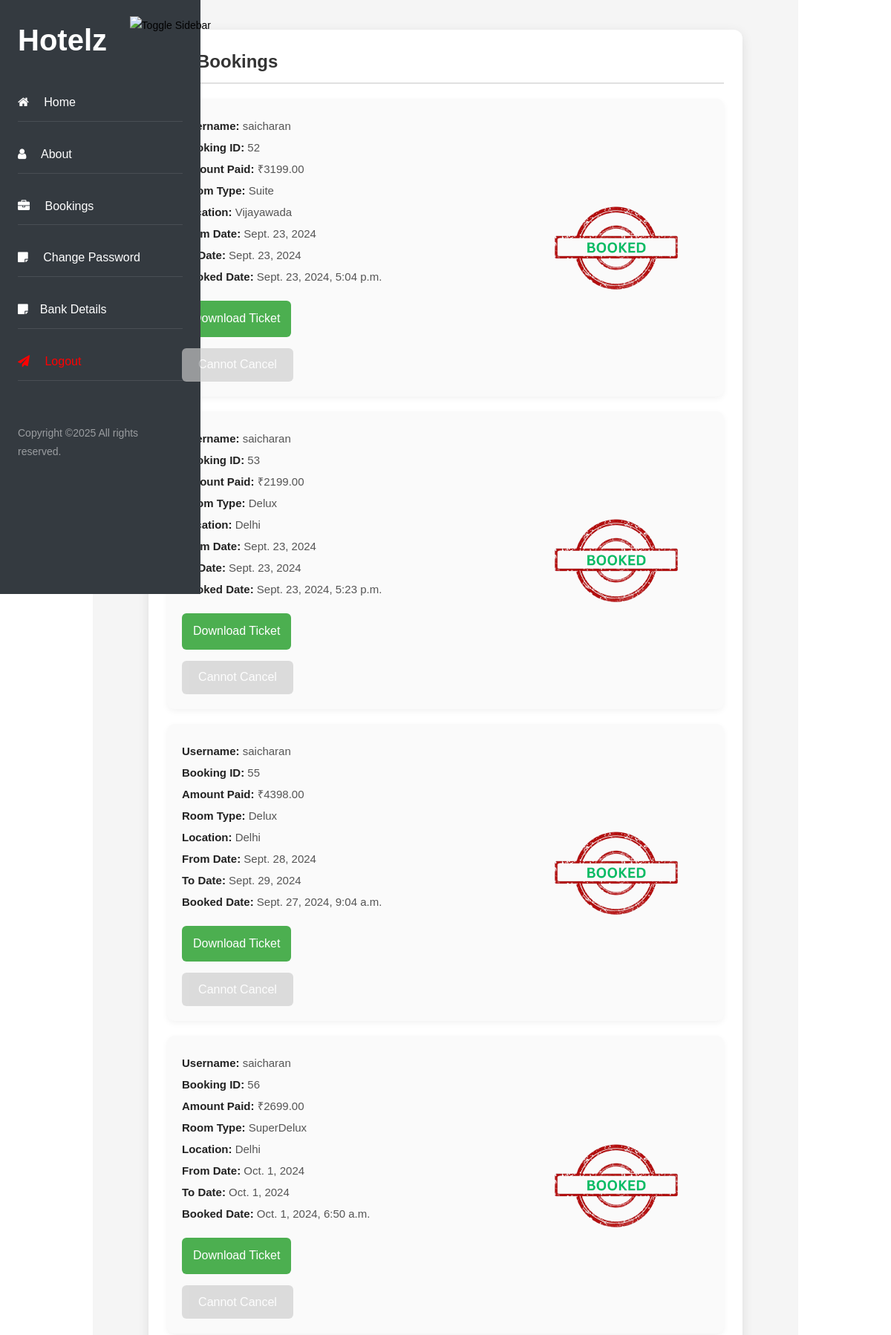
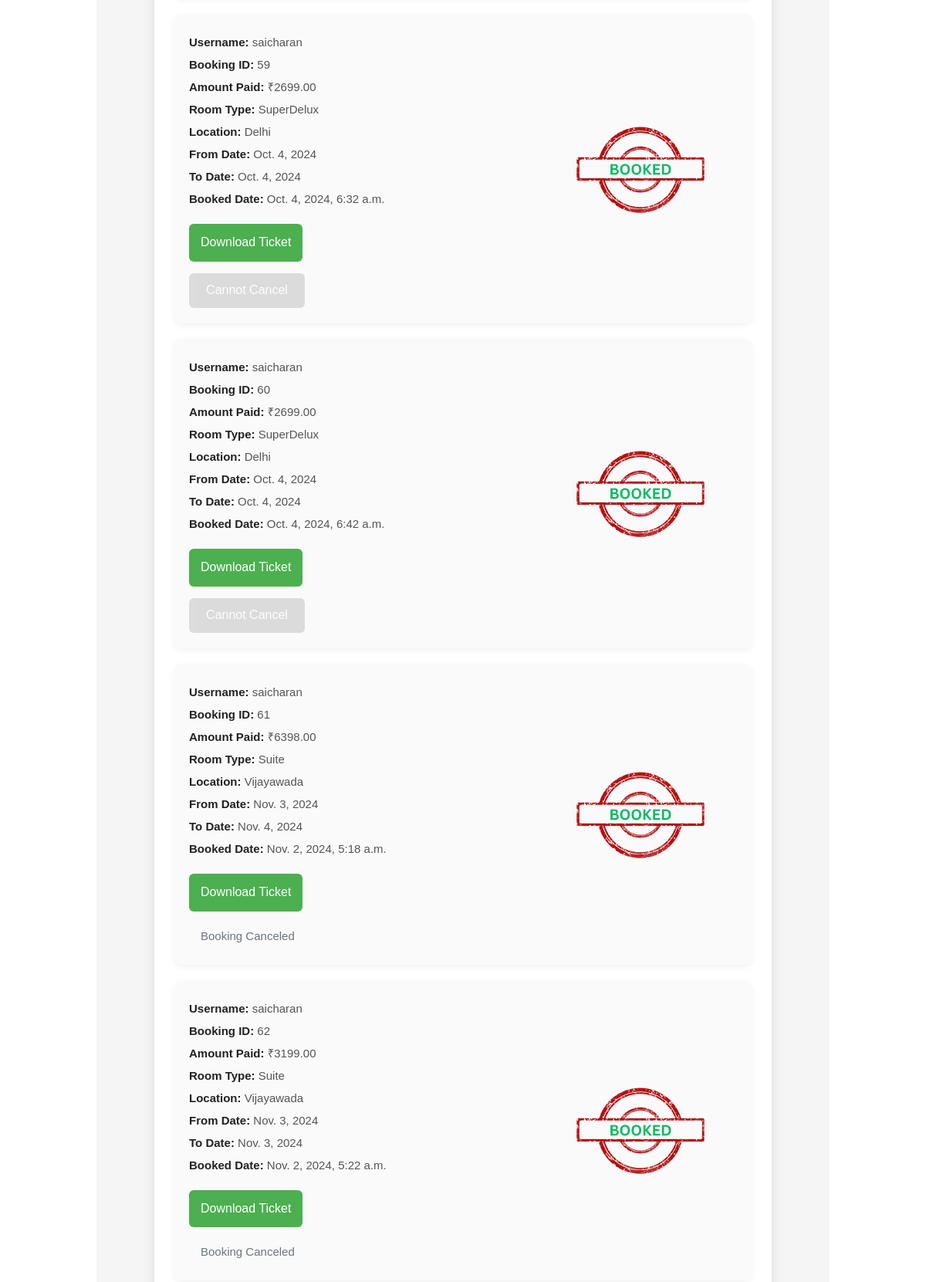
Page /mybookings (signed in, upper part) on the committed database (2 pictures, top to bottom).
### myapp/models.py (models this page shows, shortened)
class MyBookings(models.Model):
    user = models.ForeignKey(User, on_delete=models.CASCADE)
    booking_id = models.CharField(max_length=50)
    amount = models.DecimalField(max_digits=10, decimal_places=2)
    room = models.ForeignKey(Room, on_delete=models.CASCADE)
    fromdate = models.DateField()
    todate = models.DateField()
    payment_status = models.BooleanField(default=False)
    booked_on = models.DateTimeField(auto_now_add=True)
    status = models.CharField(max_length=20, default="Active")

class Room(models.Model):
    location = models.CharField(max_length=20, choices=LOCATION_CHOICES)
    roomtype = models.CharField(max_length=20, choices=ROOM_TYPE)
    total_rooms = models.IntegerField()
    available_rooms = models.IntegerField()
    price = models.DecimalField(max_digits=10, decimal_places=2)

### myapp/views.py (the view)
# urls.py: path('mybookings',views.mybookings,name="mybookings"),
def mybookings(request):
    my_bookings = MyBookings.objects.filter(user=request.user)
    bank_details = BankDetails.objects.filter(user=request.user, is_submitted=True).first()
    return render(request, "MyBookings.html", {
        "my_bookings": my_bookings,
        "today": timezone.now().date(),
        "bank_details_status": bank_details.is_submitted if bank_details else False  # Ensure it's a boolean
    })

### templates/MyBookings.html (shortened to what this page needs)
<!DOCTYPE html>
<html lang="en">
<head>
    <link rel="stylesheet" href="https://stackpath.bootstrapcdn.com/font-awesome/4.7.0/css/font-awesome.min.css">
    <link rel="stylesheet" href="/static/assets5/css/style.css">
</head>
<body>
    <nav id="sidebar">
        <div class="custom-menu">
            <button type="button" id="sidebarCollapse" style="background-color:transparent;border:none;">
                <img src="https://cdn-icons-png.flaticon.com/128/8805/8805091.png" alt="Toggle Sidebar">
            </button>
        </div>
        <div class="p-4">
            <h1><a href="index.html" class="logo">Hotelz</a></h1>
            <ul class="list-unstyled components mb-5">
                <li class="active">
                    <a href="{% url 'home' %}"><span class="fa fa-home mr-3"></span> Home</a>
                </li>
                <li>
                    <a href="#"><span class="fa fa-user mr-3"></span> About</a>
                </li>
                <li>
                    <a href="{% url 'mybookings' %}"><span class="fa fa-briefcase mr-3"></span> Bookings</a>
                </li>
                <li>
                    <a href="{% url 'changepassword' %}"><span class="fa fa-sticky-note mr-3"></span> Change Password</a>
                </li>
                <li>
                    <a href="{% url 'paymentreturningform' %}"><span class="fa fa-sticky-note mr-3"></span>Bank Details</a>
                </li>
                <li>
                    <a href="{% url 'logout' %}" style="color:red;"><span class="fa fa-paper-plane mr-3"></span> Logout</a>
                </li>
            </ul>
            <div class="footer">
                <p>
                    Copyright &copy;<script>document.write(new Date().getFullYear());</script> All rights reserved.
                </p>
            </div>
        </div>
    </nav>
    <div class="main-content">
        <div class="container">
            <h2>My Bookings</h2>
            {% for booking in my_bookings %}
                <div class="booking">
                    <div class="booking-info">
                        <p><strong>Username:</strong> {{ booking.user.username }}</p>
                        <p><strong>Booking ID:</strong> {{ booking.booking_id }}</p>
                        <p><strong>Amount Paid:</strong> ₹{{ booking.amount }}</p>
                        <p><strong>Room Type:</strong> {{ booking.room.roomtype }}</p>
                        <p><strong>Location:</strong> {{ booking.room.location }}</p>
                        <p><strong>From Date:</strong> {{ booking.fromdate }}</p>
                        <p><strong>To Date:</strong> {{ booking.todate }}</p>
                        <p><strong>Booked Date:</strong> {{ booking.booked_on }}</p>
                        <form method="get" action="{% url 'download_ticket' booking.id %}">
                            <button type="submit">Download Ticket</button>
                        </form>
                   {% if booking.status == "Active" %}
    {% if booking.fromdate > today and bank_details_status %}
        <a style="width:150px;height:45px;" href="{% url 'cancel_booking' booking.id %}" class="btn btn-danger">Cancel Booking</a>
    {% else %}
        <button style="width:150px;height:45px;" class="btn btn-danger" disabled>Cannot Cancel</button>
    {% endif %}
{% else %}
    <p style="margin-top:20px;margin-left:15px;" class="text-muted">Booking Canceled</p>
{% endif %}
                    </div>
                    <img  src="static/assets2/img/BOOKED-removebg-preview.png" alt="Booking Image">
                </div>
            {% empty %}
                <p>No bookings found.</p>
            {% endfor %}
        </div>
    </div>
</body>
</html>

### templates/MyBookings.html (style rules this page uses)
body { margin: 0; padding: 0; font-family: 'Poppins', sans-serif; min-height: 100vh; background-color: white; display: flex; }
#sidebar { position: fixed; left: 0; top: 0; width: 250px; height: 100vh; background-color: #343a40; color: #fff; }
#sidebar .custom-menu { margin-bottom: 30px; }
#sidebarCollapse img { height: 36px; width: 38px; }
#sidebar .list-unstyled { padding-left: 0; }
#sidebar .list-unstyled li { padding: 10px 0; }
#sidebar .list-unstyled li a { color: #fff; text-decoration: none; }
#sidebar .footer { margin-top: auto; }
.main-content { margin: 0 auto; padding: 40px 20px; display: flex; justify-content: center; align-items: flex-start; width: calc(100% - 250px); min-height: 100vh; background: #f5f5f5; }
.container { max-width: 800px; padding: 25px; background: #ffffff; border-radius: 12px; box-shadow: 0 4px 15px rgba(0, 0, 0, 0.1); transition: box-shadow 0.3s ease; }
h2 { font-size: 24px; font-weight: bold; color: #333; padding-bottom: 10px; margin-bottom: 20px; border-bottom: 2px solid #e0e0e0; }
.booking { display: flex; align-items: center; background-color: #fafafa; padding: 20px; border-radius: 10px; margin-bottom: 20px; box-shadow: 0 3px 8px rgba(0, 0, 0, 0.05); transition: transform 0.2s; }
.booking-info { flex: 1; color: #555; font-size: 16px; }
.booking-info p { margin: 5px 0; font-size: 15px; line-height: 1.6; font-weight: 500; }
.booking-info p strong { color: #222; }
.booking img { max-width: 250px; margin-left: 20px; border-radius: 8px; height: auto; object-fit: cover; }
.booking button { margin-top: 15px; padding: 10px 15px; font-size: 16px; background-color: #4CAF50; color: #fff; border: none; border-radius: 6px; cursor: pointer; transition: background-color 0.3s; }
.btn-danger { background-color: #dc3545; border: none; color: #fff; padding: 8px 12px; border-radius: 6px; cursor: pointer; margin-top: 10px; font-size: 16px; transition: background-color 0.3s; }
.btn-danger:disabled { background-color: #ccc; cursor: not-allowed; }

### rows in the picture
MyBookings: user.username "saicharan", booking_id "52", amount "3199.00", room.roomtype "Suite", room.location "Vijayawada", fromdate "Sept. 23, 2024", todate "Sept. 23, 2024", booked_on "Sept. 23, 2024, 5:04 p.m.", status "Cannot Cancel"
MyBookings: user.username "saicharan", booking_id "53", amount "2199.00", room.roomtype "Delux", room.location "Delhi", fromdate "Sept. 23, 2024", todate "Sept. 23, 2024", booked_on "Sept. 23, 2024, 5:23 p.m.", status "Cannot Cancel"
MyBookings: user.username "saicharan", booking_id "55", amount "4398.00", room.roomtype "Delux", room.location "Delhi", fromdate "Sept. 28, 2024", todate "Sept. 29, 2024", booked_on "Sept. 27, 2024, 9:04 a.m.", status "Cannot Cancel"
MyBookings: user.username "saicharan", booking_id "56", amount "2699.00", room.roomtype "SuperDelux", room.location "Delhi", fromdate "Oct. 1, 2024", todate "Oct. 1, 2024", booked_on "Oct. 1, 2024, 6:50 a.m.", status "Cannot Cancel"
MyBookings: user.username "saicharan", booking_id "59", amount "2699.00", room.roomtype "SuperDelux", room.location "Delhi", fromdate "Oct. 4, 2024", todate "Oct. 4, 2024", booked_on "Oct. 4, 2024, 6:32 a.m.", status "Cannot Cancel"
MyBookings: user.username "saicharan", booking_id "60", amount "2699.00", room.roomtype "SuperDelux", room.location "Delhi", fromdate "Oct. 4, 2024", todate "Oct. 4, 2024", booked_on "Oct. 4, 2024, 6:42 a.m.", status "Cannot Cancel"
MyBookings: user.username "saicharan", booking_id "61", amount "6398.00", room.roomtype "Suite", room.location "Vijayawada", fromdate "Nov. 3, 2024", todate "Nov. 4, 2024", booked_on "Nov. 2, 2024, 5:18 a.m.", status "Booking Canceled"
MyBookings: user.username "saicharan", booking_id "62", amount "3199.00", room.roomtype "Suite", room.location "Vijayawada", fromdate "Nov. 3, 2024", todate "Nov. 3, 2024", booked_on "Nov. 2, 2024, 5:22 a.m.", status "Booking Canceled"
